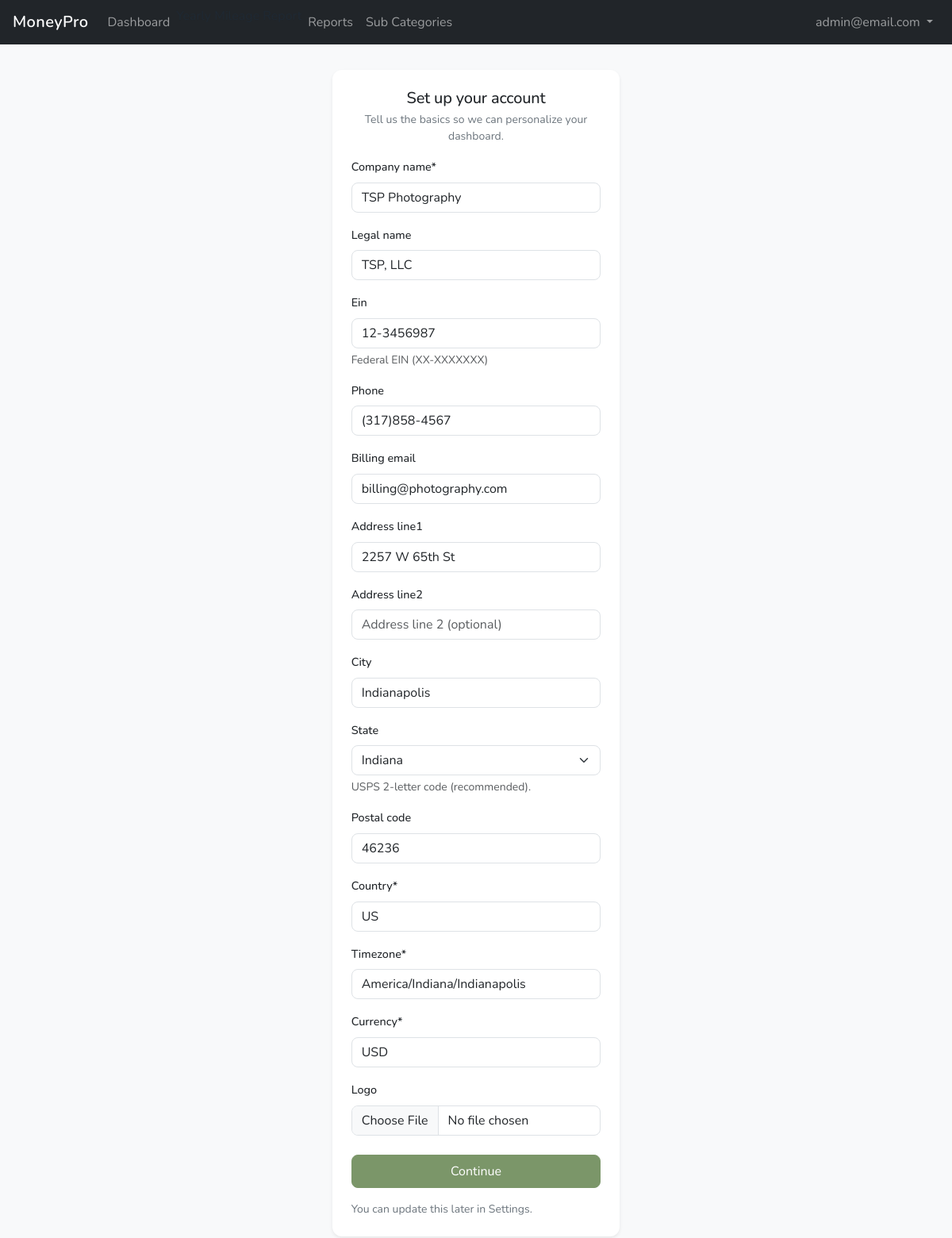
The page /accounts/onboarding/ (signed in) on the database its author committed.
### accounts/models.py (models this page shows, shortened)
class CompanyProfile(models.Model):
    user             = models.OneToOneField(settings.AUTH_USER_MODEL, on_delete=models.CASCADE, related_name="company_profile",)
    company_name     = models.CharField(max_length=120)
    legal_name       = models.CharField(max_length=120, blank=True)
    ein              = models.CharField(max_length=15, blank=True, help_text="Federal EIN (XX-XXXXXXX)",)
    phone            = models.CharField(max_length=30, blank=True)
    billing_email    = models.EmailField(blank=True)
    address_line1    = models.CharField(max_length=120, blank=True)
    address_line2    = models.CharField(max_length=120, blank=True)
    city             = models.CharField(max_length=80, blank=True)
    state            = models.CharField(max_length=50, blank=True)
    postal_code      = models.CharField(max_length=20, blank=True)
    country          = models.CharField(max_length=50, default="US")
    logo             = models.ImageField(upload_to="company_logos/", blank=True, null=True)
    timezone         = models.CharField(max_length=64, default="America/Indiana/Indianapolis",)
    currency         = models.CharField(max_length=10, default="USD")
    created_at       = models.DateTimeField(auto_now_add=True)
    updated_at       = models.DateTimeField(auto_now=True)
    @property
    def is_complete(self) -> bool:
        return bool(self.company_name.strip())

### accounts/views.py (the view, shortened to what this page needs)
# urls.py: path("onboarding/", OnboardingView.as_view(), name="onboarding"),
class OnboardingView(LoginRequiredMixin, UpdateView):
    model = CompanyProfile
    form_class = CompanyProfileForm
    template_name = "accounts/onboarding.html"
    success_url = reverse_lazy("dashboard:home")
    def get_object(self, queryset=None):
        profile, created = CompanyProfile.objects.get_or_create(user=self.request.user)
        if created and not profile.company_name:
            profile.company_name = getattr(settings, "DEFAULT_COMPANY_NAME", "")
            profile.save(update_fields=["company_name"])
        return profile
    def dispatch(self, request, *args, **kwargs):
        profile, _ = CompanyProfile.objects.get_or_create(user=request.user)
        has_membership = BusinessMembership.objects.filter(
            user=request.user, is_active=True
        ).exists()
        if profile.is_complete and has_membership and request.method.lower() == "get":
            return redirect("dashboard:home")
        return super().dispatch(request, *args, **kwargs)

### accounts/templates/accounts/onboarding.html (shortened to what this page needs)
{% extends "index.html" %}
{% load crispy_forms_tags %}
{% block content %}
<div class="container-fluid px-2 px-md-3 py-3">
  <div class="row justify-content-center">
    <div class="col-12 col-sm-10 col-md-7 col-lg-5 col-xl-4">
      <div class="card shadow-sm">
        <div class="card-body p-3 p-md-4">
          <h1 class="h5 mb-1 text-center">Set up your account</h1>
          <p class="text-muted small text-center mb-3">
            Tell us the basics so we can personalize your dashboard.
          </p>
          <form method="post" novalidate>
            {{ form|crispy }}
            <button type="submit" class="btn btn-primary w-100 py-2 mt-2">
              Continue
            </button>
          </form>
          <div class="text-muted small mt-3">
            You can update this later in Settings.
          </div>
        </div>
      </div>
    </div>
  </div>
</div>
{% endblock %}

### templates/partials/navbar.html (shortened to what this page needs)
{% load static %}
<nav class="navbar navbar-expand-lg navbar-dark bg-dark">
  <div class="container-fluid px-2 px-md-3">
    <a class="navbar-brand fw-semibold" href="/">MoneyPro</a>
    <div class="collapse navbar-collapse" id="mainNavbar">
      <ul class="navbar-nav me-auto mb-2 mb-lg-0">
        {% if user.is_authenticated %}
          {% with current_url_name=request.resolver_match.url_name current_ns=request.resolver_match.namespace %}
            <li class="nav-item">
              <a class="nav-link {% if current_ns == 'dashboard' and current_url_name == 'home' %}active{% endif %}"
                 href="{% url 'dashboard:home' %}">
                Dashboard
              </a>
            </li>
          {% endwith %}
        {% endif %}
        <li>
          <a class="dropdown-item" href="{% url 'vehicles:yearly_mileage_report' %}">Yearly Mileage Report</a>
        </li>
        <li>
          <a class="nav-link" href="{% url 'reports:home' %}">Reports</a>
        </li>
                <li>
          <a class="nav-link" href="{% url 'ledger:subcategory_list' %}">Sub Categories</a>
        </li>
      </ul>
      <ul class="navbar-nav ms-auto mb-2 mb-lg-0">
        {% if user.is_authenticated %}
          <li class="nav-item dropdown">
            <a class="nav-link dropdown-toggle" href="#"
               id="userMenu" role="button"
               data-bs-toggle="dropdown" aria-expanded="false">
              {{ user.get_full_name|default:user.email|default:user.get_username }}
            </a>
          </li>
        {% else %}
          <li class="nav-item">
            <a class="nav-link" href="{% url 'account_login' %}">Sign in</a>
          </li>
        {% endif %}
      </ul>
    </div>
  </div>
</nav>

### static/css/main.css (style rules this page uses)
:root { --color-primary: #7B9669; --color-secondary: #2C4C5C; --color-success: #3C9EA4; --color-danger: #D6794D; --color-warning: #DDB05E; --color-info: #BAC8B1; --color-bg: #f8f9fa; --color-surface: #ffffff; --color-text: #1f2933; --color-muted: #6c757d; --radius-sm: 0.375rem; --radius-md: 0.5rem; --radius-lg: 0.75rem; --shadow-sm: 0 1px 2px rgba(0,0,0,.05); --shadow-md: 0 4px 10px rgba(0,0,0,.08); }
body { font-family: "Nunito", -apple-system, BlinkMacSystemFont, "Segoe UI", Roboto, Helvetica, Arial, sans-serif; font-optical-sizing: auto; font-weight: 400; font-style: normal; background-color: var(--color-bg); color: var(--color-text); -webkit-font-smoothing: antialiased; -moz-osx-font-smoothing: grayscale; }
h1, h2, h3, h4, h5, h6 { font-weight: 600; letter-spacing: -0.01em; color: var(--color-text); }
h1 { font-size: 1.5rem; }
a { color: var(--color-primary); text-decoration: none; }
.btn-primary { --bs-btn-bg: var(--color-primary); --bs-btn-border-color: var(--color-primary); --bs-btn-hover-bg: color-mix(in srgb, var(--color-primary), #000 10%); --bs-btn-hover-border-color: color-mix(in srgb, var(--color-primary), #000 10%); }
.btn { padding: 0.55rem 0.9rem; border-radius: var(--radius-md); }
.card { border-radius: var(--radius-lg); border: none; box-shadow: var(--shadow-sm); }
.form-control, .form-select { border-radius: var(--radius-md); }
.form-label { font-weight: 500; font-size: 0.9rem; }
.navbar-brand { font-weight: 700; letter-spacing: 0.02em; }
.text-muted { color: var(--color-muted) !important; }
@media (min-width: 768px) { h1 { font-size: 1.75rem; } }

### rows shown on the page
CompanyProfile: company_name "TSP Photography", legal_name "TSP, LLC", ein "12-3456987", phone "(317)858-4567", billing_email "billing@photography.com", address_line1 "2257 W 65th St", city "Indianapolis", state "Indiana", postal_code "46236", country "US", timezone "America/Indiana/Indianapolis", currency "USD"

### other values the page prints
{{ user.get_full_name|default:user.email|default:user.get_username }} "admin@email.com"
